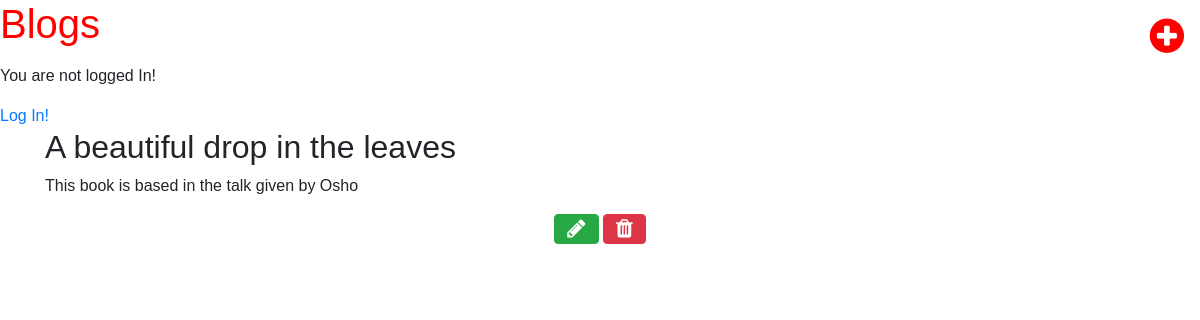
Screenshot of /post/3/ with the database file from the repository.
### blog/models.py (models this page shows, shortened)
class Post(models.Model):
    title = models.CharField(max_length=200)
    author = models.ForeignKey(
        'auth.User',
        on_delete=models.CASCADE,
    )
    body = models.TextField()

### blog/views.py (the view)
# urls.py: path('post/<int:pk>/',BlogDetailView.as_view(),name='post_detail'), # new
class BlogDetailView(DetailView):
    model = Post
    template_name = 'post_detail.html'

### templates/post_detail.html
{% extends 'base.html'%}
{% block content%}
<div class="container">
<div class="post-entry">
	<h2>{{post.title}}</h2>
	<p>{{post.body}}</p>
</div>
<div class="row d-flex justify-content-center">
<a href="{% url 'post_edit' post.pk %}"><button class="btn btn-success" title="Edit Blog"><i class="fa
fa-pencil fa-lg"></i></button></a>&nbsp;
<a href="{% url 'post_delete' post.pk %}"><button class="btn btn-danger" title="Delete Blog"><i class="fa
fa-trash fa-lg"></i></button></a>
</div>
</div>
{%endblock content%}

### static/css/base.css (style rules this page uses)
body { font-family: 'Source Sans Pro', sans-serif; font-size: px; }
.post-entry { margin-bottom: rem; }
.post-entry h2 { margin: . rem ; }
.post-entry p { margin: ; font-weight: ; }

### rows the page displays
Post: title "A beautiful drop in the leaves", body "This book is based in the talk given by Osho"
